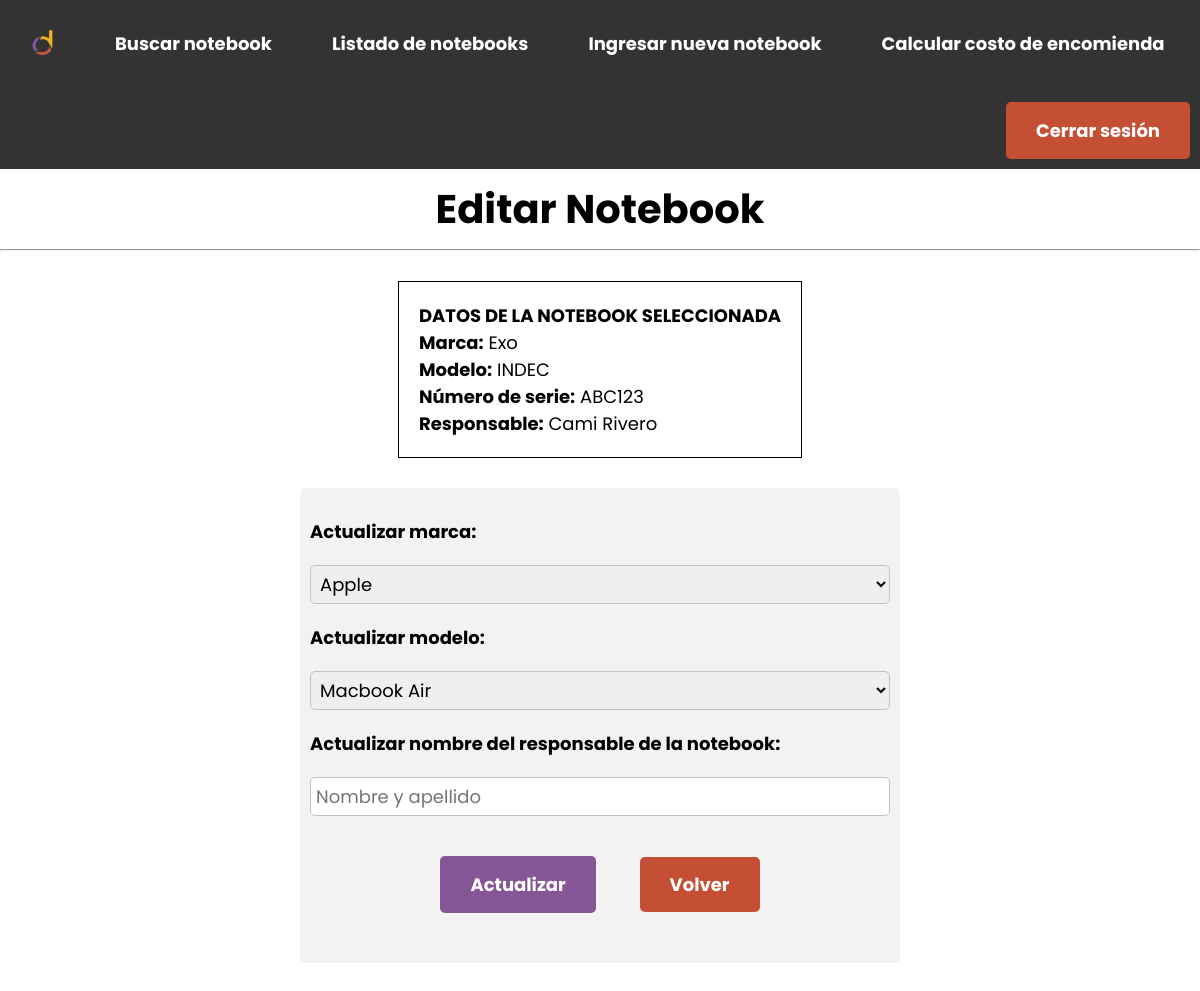
Screenshot of /edit-article.php?id_article=3 with the database file from the repository.
### tables this page shows
CREATE TABLE `articles` (
  `serial_number` varchar(100) DEFAULT NULL,
  `responsable_name` varchar(100) DEFAULT NULL,
  `id` bigint(20) unsigned NOT NULL AUTO_INCREMENT,
  `model` varchar(100) DEFAULT NULL,
  `brand_id` bigint(20) unsigned NOT NULL,
  PRIMARY KEY (`id`),
  UNIQUE KEY `serial_unique` (`serial_number`),
  KEY `Articles_FK` (`brand_id`),
  CONSTRAINT `Articles_FK` FOREIGN KEY (`brand_id`) REFERENCES `brands` (`id`)
);

CREATE TABLE `brands` (
  `id` bigint(20) unsigned NOT NULL AUTO_INCREMENT,
  `name` varchar(100) DEFAULT NULL,
  PRIMARY KEY (`id`)
);

### database/Connection.php (called while the page is built, shortened)
<?php
class Connection
{
    private static $instance;
    private $connection;
    private function setConnection($conn)
    {
        $this->connection = $conn;
    }
    public function getConnection()
    {
        return $this->connection;
    }
    public static function getInstance()
    {
        if (!self::$instance instanceof self) {
            self::$instance = new self();
        }
        return self::$instance;
    }
}
?>

### controllers/LoginController.php (called while the page is built, shortened)
<?php
require_once('./database/Connection.php');
class LoginController {
    public function logged_in()
    {
        return isset($_COOKIE["PHPSESSID"]);
    }
}
?>

### controllers/ArticleController.php (called while the page is built, shortened)
<?php
require_once('./database/Connection.php');
class ArticleController
{
    private $conn;
    public function __construct()
    {
        $this->conn = Connection::getInstance();
    }
    public function getById($id)
    {
        $sql = "SELECT Articles.id, Articles.serial_number, Articles.responsable_name, Articles.brand_id, Articles.model, Brands.name AS `brand` FROM articles INNER JOIN brands ON Articles.brand_id=Brands.id WHERE Articles.id=:id";
        $statement = $this->conn->getConnection()->prepare($sql);
        $statement->bindValue(':id', $id);
        $statement->execute();
        $statement->setFetchMode(PDO::FETCH_CLASS, "article");
        return $statement->fetchAll();
    }
}
?>

### edit-article.php (the view, shortened to what this page needs)
<?php
require('./controllers/ArticleController.php');
$articleController = new ArticleController();
$article = $articleController -> getById($_GET["id_article"]);
?>
<!DOCTYPE html>
<html lang="en">
    <head>
        <?php
        include("layouts/head.php");
        ?>
    </head>
    <?php
    include("layouts/header.php");
    ?>
    <body>
        <?php if($loginController -> logged_in()): ?>
            <h1 class="title">Editar Notebook</h1>
            <hr>
            <div class="container-info">
                <div class="info">
                    <h2>DATOS DE LA NOTEBOOK SELECCIONADA </h2>
                    <p><b>Marca:</b> <?php echo ($article)  ? $article[0] -> brand : 'Sin definir.' ?></p>
                    <p><b>Modelo:</b> <?php echo ($article)  ? $article[0] -> model : 'Sin definir.' ?> </p>
                    <p><b>Número de serie:</b> <?php echo ($article)  ? $article[0] -> serial_number : 'Sin definir.' ?> </p>
                    <p><b>Responsable:</b> <?php echo ($article)  ? $article[0] -> responsable_name : 'Sin definir.' ?> </p>
                </div>
            </div>
            <div class="container-form">
                <form method=post action="" class="form">
                    <label for="brand">Actualizar marca:</label>
                    <select id="brand" name="brand" class="form-item">
                        <option value="apple">Apple</option>
                    </select>
                    <label for="model">Actualizar modelo:</label>
                    <select id="model" name="model" class="form-item">
                        <option value="macbook-air">Macbook Air</option>
                    </select>
                    <label for="responsable_name">Actualizar nombre del responsable de la notebook:</label>
                    <input type="text" id="responsable_name" name="responsable_name" placeholder="Nombre y apellido" class="form-item">
                    <div style="text-align:center;">
                        <input type="submit" value="Actualizar" class="form-button">
                        <a class="cancel-button" href="articles.php">Volver</a>
                    </div>
                </form>
            </div>
        <?php else: ?>
            <p style="margin:20px; text-align:center;">Necesita iniciar sesión para ver esta página.</p>
        <?php endif; ?>
    </body>
</html>

### css/styles.css (style rules this page uses)
* { margin: 0; padding: 0; box-sizing: border-box; font-size: 18px; font-family: 'Poppins', sans-serif; list-style-type: none; }
.title { padding: 10px; font-size: 40px; text-align: center; }
.container-form, .container-table, .container-logout, .container-info, .container-search, .container-home { display: flex; flex-direction: column; align-items: center; }
.info { width: fit-content; margin: 30px 30px 0px 30px; padding: 20px; border: 1px solid; }
.form { width: 50%; margin: 30px; padding: 30px 10px 30px 10px; font-weight: bold; border-radius: 5px; background-color: #f2f2f2; }
.form-item { width: 100%; margin: 20px 0 20px 0; padding: 5px; border: 1px solid #c2c2c2; border-radius: 5px; }
.form-button, .cancel-button { padding: 15px 30px 15px 30px; margin: 20px; border: none; border-radius: 5px; font-weight: bold; cursor: pointer; color: white; background-color: #865596; }
.cancel-button { background-color: #C54F34; text-decoration: none !important; }

### rows the page displays
articles: brand.name "Exo", model "INDEC", serial_number "ABC123", responsable_name "Cami Rivero"
